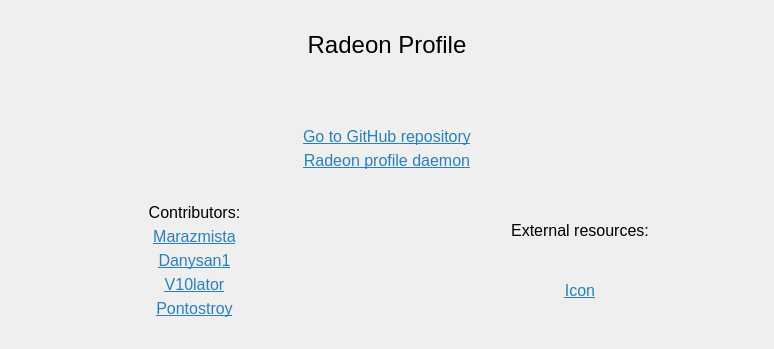
      <widget class="QWidget" name="aboutTab">
       <attribute name="title">
        <string>About</string>
       </attribute>
       <layout class="QVBoxLayout" name="verticalLayout_19">
        <property name="spacing">
         <number>5</number>
        </property>
        <property name="leftMargin">
         <number>4</number>
        </property>
        <property name="topMargin">
         <number>4</number>
        </property>
        <property name="rightMargin">
         <number>4</number>
        </property>
        <property name="bottomMargin">
         <number>4</number>
        </property>
        <item>
         <spacer name="verticalSpacer_8">
          <property name="orientation">
           <enum>Qt::Vertical</enum>
          </property>
          <property name="sizeHint" stdset="0">
           <size>
            <width>766</width>
            <height>27</height>
           </size>
          </property>
         </spacer>
        </item>
        <item>
         <widget class="QLabel" name="label_radeonProfile">
          <property name="font">
           <font>
            <pointsize>18</pointsize>
           </font>
          </property>
          <property name="text">
           <string>Radeon Profile</string>
          </property>
          <property name="alignment">
           <set>Qt::AlignCenter</set>
          </property>
         </widget>
        </item>
        <item>
         <widget class="QLabel" name="label_version">
          <property name="font">
           <font>
            <pointsize>12</pointsize>
           </font>
          </property>
          <property name="text">
           <string/>
          </property>
          <property name="textFormat">
           <enum>Qt::PlainText</enum>
          </property>
          <property name="alignment">
           <set>Qt::AlignCenter</set>
          </property>
         </widget>
        </item>
        <item>
         <spacer name="verticalSpacer_9">
          <property name="orientation">
           <enum>Qt::Vertical</enum>
          </property>
          <property name="sizeHint" stdset="0">
           <size>
            <width>20</width>
            <height>40</height>
           </size>
          </property>
         </spacer>
        </item>
        <item>
         <widget class="QLabel" name="label_gitHubRepo">
          <property name="font">
           <font>
            <pointsize>12</pointsize>
           </font>
          </property>
          <property name="text">
           <string>&lt;html&gt;&lt;head/&gt;&lt;body&gt;&lt;p&gt;&lt;a href=&quot;https://github.com/marazmista/radeon-profile&quot;&gt;&lt;span style=&quot; text-decoration: underline; color:#2980b9;&quot;&gt;Go to GitHub repository&lt;/span&gt;&lt;/a&gt;&lt;/p&gt;&lt;/body&gt;&lt;/html&gt;</string>
          </property>
          <property name="textFormat">
           <enum>Qt::RichText</enum>
          </property>
          <property name="alignment">
           <set>Qt::AlignCenter</set>
          </property>
          <property name="openExternalLinks">
           <bool>true</bool>
          </property>
         </widget>
        </item>
        <item>
         <widget class="QLabel" name="label_gitHubRepo_daemon">
          <property name="font">
           <font>
            <pointsize>12</pointsize>
           </font>
          </property>
          <property name="text">
           <string>&lt;html&gt;&lt;head/&gt;&lt;body&gt;&lt;p&gt;&lt;a href=&quot;https://github.com/marazmista/radeon-profile-daemon&quot;&gt;&lt;span style=&quot; text-decoration: underline; color:#2980b9;&quot;&gt;Radeon profile daemon&lt;/span&gt;&lt;/a&gt;&lt;/p&gt;&lt;/body&gt;&lt;/html&gt;</string>
          </property>
          <property name="textFormat">
           <enum>Qt::RichText</enum>
          </property>
          <property name="alignment">
           <set>Qt::AlignCenter</set>
          </property>
          <property name="openExternalLinks">
           <bool>true</bool>
          </property>
         </widget>
        </item>
        <item>
         <spacer name="verticalSpacer_10">
          <property name="orientation">
           <enum>Qt::Vertical</enum>
          </property>
          <property name="sizeHint" stdset="0">
           <size>
            <width>766</width>
            <height>28</height>
           </size>
          </property>
         </spacer>
        </item>
        <item>
         <layout class="QHBoxLayout" name="horizontalLayout_14">
          <item>
           <layout class="QVBoxLayout" name="verticalLayout_18">
            <item>
             <widget class="QLabel" name="label_contributors">
              <property name="font">
               <font>
                <pointsize>12</pointsize>
               </font>
              </property>
              <property name="text">
               <string>Contributors:</string>
              </property>
              <property name="alignment">
               <set>Qt::AlignCenter</set>
              </property>
             </widget>
            </item>
            <item>
             <widget class="QLabel" name="label_contributor1">
              <property name="font">
               <font>
                <pointsize>12</pointsize>
               </font>
              </property>
              <property name="text">
               <string>&lt;html&gt;&lt;head/&gt;&lt;body&gt;&lt;p&gt;&lt;a href=&quot;https://github.com/marazmista&quot;&gt;&lt;span style=&quot; text-decoration: underline; color:#2980b9;&quot;&gt;Marazmista&lt;/span&gt;&lt;/a&gt;&lt;/p&gt;&lt;/body&gt;&lt;/html&gt;</string>
              </property>
              <property name="textFormat">
               <enum>Qt::RichText</enum>
              </property>
              <property name="alignment">
               <set>Qt::AlignCenter</set>
              </property>
              <property name="openExternalLinks">
               <bool>true</bool>
              </property>
             </widget>
            </item>
            <item>
             <widget class="QLabel" name="label_contributor2">
              <property name="font">
               <font>
                <pointsize>12</pointsize>
               </font>
              </property>
              <property name="text">
               <string>&lt;html&gt;&lt;head/&gt;&lt;body&gt;&lt;p&gt;&lt;a href=&quot;https://github.com/Danysan1&quot;&gt;&lt;span style=&quot; text-decoration: underline; color:#2980b9;&quot;&gt;Danysan1&lt;/span&gt;&lt;/a&gt;&lt;/p&gt;&lt;/body&gt;&lt;/html&gt;</string>
              </property>
              <property name="textFormat">
               <enum>Qt::RichText</enum>
              </property>
              <property name="alignment">
               <set>Qt::AlignCenter</set>
              </property>
              <property name="openExternalLinks">
               <bool>true</bool>
              </property>
             </widget>
            </item>
            <item>
             <widget class="QLabel" name="label_contributor3">
              <property name="font">
               <font>
                <pointsize>12</pointsize>
               </font>
              </property>
              <property name="text">
               <string>&lt;html&gt;&lt;head/&gt;&lt;body&gt;&lt;p&gt;&lt;a href=&quot;https://github.com/V10lator&quot;&gt;&lt;span style=&quot; text-decoration: underline; color:#2980b9;&quot;&gt;V10lator&lt;/span&gt;&lt;/a&gt;&lt;/p&gt;&lt;/body&gt;&lt;/html&gt;</string>
              </property>
              <property name="textFormat">
               <enum>Qt::RichText</enum>
              </property>
              <property name="alignment">
               <set>Qt::AlignCenter</set>
              </property>
              <property name="openExternalLinks">
               <bool>true</bool>
              </property>
             </widget>
            </item>
            <item>
             <widget class="QLabel" name="label_contributor4">
              <property name="font">
               <font>
                <pointsize>12</pointsize>
               </font>
              </property>
              <property name="text">
               <string>&lt;html&gt;&lt;head/&gt;&lt;body&gt;&lt;p&gt;&lt;a href=&quot;https://github.com/pontostroy&quot;&gt;&lt;span style=&quot; text-decoration: underline; color:#2980b9;&quot;&gt;Pontostroy&lt;/span&gt;&lt;/a&gt;&lt;/p&gt;&lt;/body&gt;&lt;/html&gt;</string>
              </property>
              <property name="textFormat">
               <enum>Qt::RichText</enum>
              </property>
              <property name="alignment">
               <set>Qt::AlignCenter</set>
              </property>
              <property name="openExternalLinks">
               <bool>true</bool>
              </property>
             </widget>
            </item>
           </layout>
          </item>
          <item>
           <layout class="QVBoxLayout" name="verticalLayout_16">
            <item>
             <widget class="QLabel" name="label_contributors_2">
              <property name="font">
               <font>
                <pointsize>12</pointsize>
               </font>
              </property>
              <property name="text">
               <string>External resources:</string>
              </property>
              <property name="alignment">
               <set>Qt::AlignCenter</set>
              </property>
             </widget>
            </item>
            <item>
             <widget class="QLabel" name="label_icon">
              <property name="font">
               <font>
                <pointsize>12</pointsize>
               </font>
              </property>
              <property name="text">
               <string>&lt;html&gt;&lt;head/&gt;&lt;body&gt;&lt;p&gt;&lt;a href=&quot;http://proicons.deviantart.com/art/Graphics-Cards-Icons-H1-Pack-161178339&quot;&gt;&lt;span style=&quot; text-decoration: underline; color:#2980b9;&quot;&gt;Icon&lt;/span&gt;&lt;/a&gt;&lt;/p&gt;&lt;/body&gt;&lt;/html&gt;</string>
              </property>
              <property name="textFormat">
               <enum>Qt::RichText</enum>
              </property>
              <property name="alignment">
               <set>Qt::AlignCenter</set>
              </property>
              <property name="openExternalLinks">
               <bool>true</bool>
              </property>
             </widget>
            </item>
           </layout>
          </item>
         </layout>
        </item>
        <item>
         <spacer name="verticalSpacer_11">
          <property name="orientation">
           <enum>Qt::Vertical</enum>
          </property>
          <property name="sizeHint" stdset="0">
           <size>
            <width>766</width>
            <height>27</height>
           </size>
          </property>
         </spacer>
        </item>
       </layout>
      </widget>
